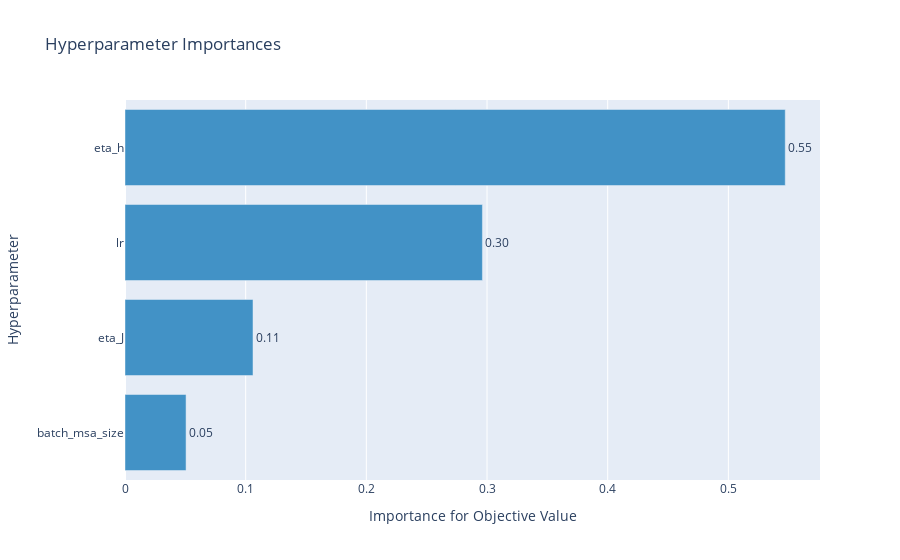

The notebook cell this image was saved under:
### Code cell
optuna.visualization.plot_param_importances(study)

### Figure 1 — Plotly figure (JSON) as saved in the notebook; plotly's stock layout.template omitted (floating-point values rounded to 4 significant figures)
{"data": [{"cliponaxis": false, "hovertemplate": ["batch_msa_size (CategoricalDistribution): 0.05060261595971853<extra></extra>", "eta_J (FloatDistribution): 0.10607783943029343<extra></extra>", "lr (FloatDistribution): 0.2961856207048054<extra></extra>", "eta_h (FloatDistribution): 0.5471339239051828<extra></extra>"], "marker": {"color": "rgb(66,146,198)"}, "orientation": "h", "text": ["0.05", "0.11", "0.30", "0.55"], "textposition": "outside", "type": "bar", "x": [0.0506, 0.1061, 0.2962, 0.5471], "y": ["batch_msa_size", "eta_J", "lr", "eta_h"]}], "layout": {"showlegend": false, "title": {"text": "Hyperparameter Importances"}, "xaxis": {"title": {"text": "Importance for Objective Value"}}, "yaxis": {"title": {"text": "Hyperparameter"}}}}
